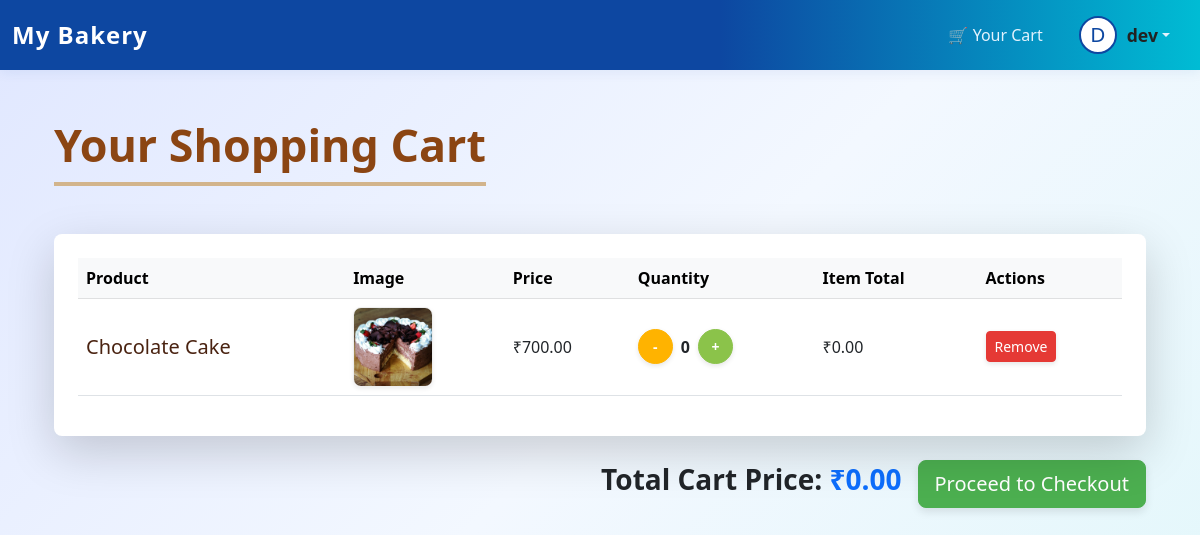
The app's page /cart/ (signed in) with its own data.
### main/models.py (models this page shows, shortened)
class CartItem(models.Model):
    user = models.ForeignKey(User, on_delete=models.CASCADE)
    product = models.ForeignKey(Product, on_delete=models.CASCADE)
    quantity = models.PositiveIntegerField(default=1)
    @property
    def total_price_calculated(self):
        return self.product.price * self.quantity

class Product(models.Model):
    name = models.CharField(max_length=100)
    description = models.TextField()
    price = models.DecimalField(max_digits=10, decimal_places=2)
    image = models.ImageField(upload_to='products_images/')

### main/views.py (the view)
# urls.py: path('cart/', views.cart_view, name='cart'),
@login_required
def cart_view(request):
    cart_items = CartItem.objects.filter(user=request.user)
    total_price = sum(item.total_price_calculated for item in cart_items)
    return render(request, 'cart.html', {'cart_items': cart_items, 'total_price': total_price})

### main/templates/cart.html (shortened to what this page needs)
{% extends 'base.html' %}
{% load static %}
{% block content %}
<div class="container mt-5">
    <h2 class="text-center mb-5 cart-heading">Your Shopping Cart</h2>
    {% if cart_items %}
    <div class="card shadow-lg border-0 rounded-3 mb-4">
        <div class="card-body p-4">
            <div class="table-responsive">
                <table class="table table-hover align-middle">
                    <thead class="table-light">
                        <tr>
                            <th scope="col">Product</th>
                            <th scope="col">Image</th>
                            <th scope="col">Price</th>
                            <th scope="col">Quantity</th>
                            <th scope="col">Item Total</th>
                            <th scope="col">Actions</th>
                        </tr>
                    </thead>
                    <tbody>
                        {% for item in cart_items %}
                        <tr class="cart-item-row">
                            <td>
                                <h5 class="mb-0 product-name">{{ item.product.name }}</h5>
                            </td>
                            <td>
                                {% if item.product.image %}
                                    <img src="{{ item.product.image.url }}" alt="{{ item.product.name }}" width="80" height="80" class="rounded-3 shadow-sm product-image">
                                {% else %}
                                    <span class="text-muted">No Image</span>
                                {% endif %}
                            </td>
                            <td>₹{{ item.product.price|floatformat:2 }}</td>
                            <td>
                                <div class="d-flex align-items-center">
                                    <a href="{% url 'decrease_quantity' item.product.id %}" class="btn btn-sm quantity-btn-custom decrease-btn me-2">-</a>
                                    <span class="fw-bold">{{ item.quantity }}</span>
                                    <a href="{% url 'increase_quantity' item.product.id %}" class="btn btn-sm quantity-btn-custom increase-btn ms-2">+</a>
                                </div>
                            </td>
                            <td>
                                ₹{{ item.total_price_calculated|floatformat:2 }}
                            </td>
                            <td>
                                <a href="{% url 'remove_from_cart' item.product.id %}" class="btn btn-sm remove-btn-custom">Remove</a>
                            </td>
                        </tr>
                        {% endfor %}
                    </tbody>
                </table>
            </div>
        </div>
    </div>
    <div class="d-flex justify-content-end align-items-center mt-4">
        <h3 class="fw-bold me-3">Total Cart Price: <span class="text-primary">₹{{ total_price|floatformat:2 }}</span></h3>
        <a href="{% url 'checkout' %}" class="btn btn-primary btn-lg checkout-btn">Proceed to Checkout </a>
    </div>
    {% endif %}
</div>
{% endblock %}

### main/templates/base.html (shortened to what this page needs)
<!DOCTYPE html>
<html lang="en">
<head>
    <link href="https://cdn.jsdelivr.net/npm/bootstrap@5.3.0/dist/css/bootstrap.min.css" rel="stylesheet">
</head>
<body>
<nav class="navbar navbar-expand-lg navbar-custom">
    <div class="container-fluid">
        <a class="navbar-brand" href="{% url 'home' %}">My Bakery</a>
        <div class="collapse navbar-collapse">
            <ul class="navbar-nav ms-auto align-items-center">
                <li class="nav-item">
                    <a class="nav-link" href="{% url 'cart' %}">🛒 Your Cart</a>
                </li>
                {% if user.is_authenticated %}
                    <li class="nav-item dropdown">
                        <a class="nav-link dropdown-toggle d-flex align-items-center" href="#" id="profileDropdown" role="button" data-bs-toggle="dropdown" aria-expanded="false">
                            <span class="profile-avatar">{{ user.username|slice:":1"|upper }}</span>
                            <div class="d-none d-md-flex flex-column align-items-start">
                                <span class="profile-name">
                                    {{ user.get_full_name|default:user.username }}
                                </span>
                            </div>
                        </a>
                    </li>
                {% else %}
                    <li class="nav-item"><a class="nav-link" href="{% url 'login' %}">Login</a></li>
                    <li class="nav-item"><a class="nav-link" href="{% url 'signup' %}">Sign Up</a></li>
                {% endif %}
            </ul>
        </div>
    </div>
</nav>
<div class="container mt-4">
    {% block content %} {% endblock %}
</div>
</body>
</html>

### main/templates/base.html (style rules this page uses)
body { min-height: 100vh; background: linear-gradient(135deg, #e0e7ff 0%, #f3f8ff 50%, #e0f7fa 100%); }
.navbar-custom { background: linear-gradient(90deg, #0d47a1 60%, #00bcd4 100%); box-shadow: 0 2px 12px rgba(13,71,161,0.08); }
.navbar-brand { font-weight: 700; font-size: 1.5rem; letter-spacing: 1px; color: #fff !important; }
.navbar-nav .nav-link { color: #e3f2fd !important; font-weight: 500; margin: 0 10px; border-radius: 8px; transition: background 0.2s, color 0.2s; }
.profile-avatar { width: 38px; height: 38px; border-radius: 50%; background: #fff; border: 2px solid #0d47a1; display: flex; align-items: center; justify-content: center; font-size: 1.3rem; color: #0d47a1; margin-right: 10px; }
.profile-name { font-weight: 600; color: #222; font-size: 1.1rem; }

### main/templates/cart.html (style rules this page uses)
body { background: linear-gradient(135deg, #e0e7ff 0%, #f3f8ff 50%, #e0f7fa 100%); }
.cart-heading { font-size: 2.8rem; font-weight: bold; color: #8B4513; border-bottom: 4px solid #D2B48C; display: inline-block; padding-bottom: 10px; margin-left: auto; margin-right: auto; }
.card { border-radius: 15px; overflow: hidden; }
.product-image { border: 1px solid #eee; object-fit: cover; }
.product-name { color: #4A2311; }
.quantity-btn-custom { width: 35px; height: 35px; border-radius: 50%; display: flex; align-items: center; justify-content: center; font-weight: bold; transition: all 0.2s ease-in-out; box-shadow: 0 2px 5px rgba(0,0,0,0.1); }
.increase-btn { background-color: #8BC34A; border-color: #8BC34A; color: white; }
.decrease-btn { background-color: #FFB300; border-color: #FFB300; color: white; }
.remove-btn-custom { background-color: #E53935; border-color: #E53935; color: white; transition: background-color 0.2s, transform 0.2s, box-shadow 0.2s; box-shadow: 0 2px 5px rgba(0,0,0,0.1); }
.checkout-btn { background-color: #4CAF50; border-color: #4CAF50; transition: background-color 0.2s, transform 0.2s, box-shadow 0.2s; box-shadow: 0 4px 8px rgba(0,0,0,0.1); }

### records on screen
CartItem: product.name "Chocolate Cake", product.image (picture), product.price "700.00", quantity "0", total_price_calculated "0.00"

### other values on screen
{{ user.username|slice:":1"|upper }} "D"
{{ user.get_full_name|default:user.username }} "dev"
{{ total_price|floatformat:2 }} "0.00"
